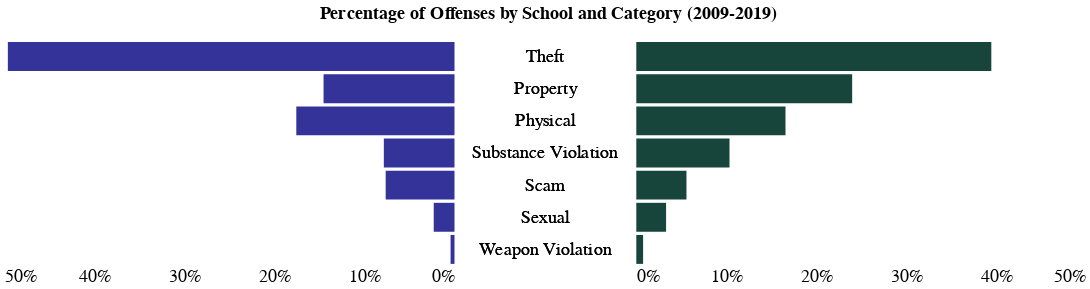

The cell this chart's notebook holds for it:
### Code cell
sort=['Theft', 'Property', 'Physical', 'Substance Violation', 'Scam', 'Sexual', 'Weapon Violation']

um_bar = alt.Chart(bar_data[bar_data['school']=='michigan']).mark_bar().encode(
 x=alt.X('pct:Q',
         title=None,
         sort='descending',
        axis=alt.Axis(tickSize=0,
                      format='%',
                      labelOpacity=1,
                      labelFontSize=20,
                      values=[0, .1, .2, .3, .4, .5]
                     )
        ),
    y = alt.Y('offense_map:N',
              axis=alt.Axis(title=None,
                            tickOpacity=0,
                           labelFontSize=0,
                           labelOpacity=0,
                           labels=False),
              sort=sort),
    color=alt.value('#333399')
).properties(width=500, height=250)

middle = alt.Chart(bar_data).encode(
    y=alt.Y('offense_map:N',
            axis=alt.Axis(title=None,
                          labels=False),
           sort=sort),
    text=alt.Text('offense_map:N',),
).mark_text(fontSize=20).properties(height=250)

msu_bar = alt.Chart(bar_data[bar_data['school']=='michigan state']).mark_bar().encode(
 x=alt.X('pct:Q',
         sort='ascending',
         title=None,
         scale=alt.Scale(domain=[0,.5]),
        axis=alt.Axis(format='%',
                      tickSize=0,
                      tickOpacity=0,
                      labelOpacity=1,
                      labelFontSize=20,
                      values=[0, .1, .2, .3, .4, .5]
                     )
        ),
    y = alt.Y('offense_map:N',
              axis=alt.Axis(title=None,
                            tickOpacity=0,
                            tickSize=0,
                            tickCount=5,
                            labels=False,
                           labelOpacity=0),
              sort=sort,
             title=None),
    color=alt.value('#18453B')
    ).properties(width=500, height=250)

off_comparison=alt.hconcat(um_bar, middle, msu_bar,
                            title=alt.TitleParams(text="Percentage of Offenses by School and Category (2009-2019)", dx=350, fontSize=20, offset=20))
off_comparison.configure_axis(
    grid=False,
    domain=False,
    tickOpacity=0,
    tickSize=0,
    labelFontSize=20,
    titleFontSize=20
).configure_view(
    strokeWidth=0
)

### Figure 1 — Vega-Lite specification as saved in the notebook (floating-point values rounded to 4 significant figures)
{"config": {"view": {"continuousWidth": 400, "continuousHeight": 300, "strokeWidth": 0}, "axis": {"domain": false, "grid": false, "labelFontSize": 20, "tickOpacity": 0, "tickSize": 0, "titleFontSize": 20}}, "hconcat": [{"data": {"name": "data-01c577717450e108d8ae0228c6e1a4c3"}, "mark": "bar", "encoding": {"color": {"value": "#333399"}, "x": {"type": "quantitative", "axis": {"format": "%", "labelFontSize": 20, "labelOpacity": 1, "tickSize": 0, "values": [0, 0.1, 0.2, 0.3, 0.4, 0.5]}, "field": "pct", "sort": "descending", "title": null}, "y": {"type": "nominal", "axis": {"labelFontSize": 0, "labelOpacity": 0, "labels": false, "tickOpacity": 0, "title": null}, "field": "offense_map", "sort": ["Theft", "Property", "Physical", "Substance Violation", "Scam", "Sexual", "Weapon Violation"]}}, "height": 250, "width": 500}, {"data": {"name": "data-4ebde55562d9b1c25848710850b5a9d4"}, "mark": {"type": "text", "fontSize": 20}, "encoding": {"text": {"type": "nominal", "field": "offense_map"}, "y": {"type": "nominal", "axis": {"labels": false, "title": null}, "field": "offense_map", "sort": ["Theft", "Property", "Physical", "Substance Violation", "Scam", "Sexual", "Weapon Violation"]}}, "height": 250}, {"data": {"name": "data-4ea7596239d13f422395a5107afb43f1"}, "mark": "bar", "encoding": {"color": {"value": "#18453B"}, "x": {"type": "quantitative", "axis": {"format": "%", "labelFontSize": 20, "labelOpacity": 1, "tickOpacity": 0, "tickSize": 0, "values": [0, 0.1, 0.2, 0.3, 0.4, 0.5]}, "field": "pct", "scale": {"domain": [0, 0.5]}, "sort": "ascending", "title": null}, "y": {"type": "nominal", "axis": {"labelOpacity": 0, "labels": false, "tickCount": 5, "tickOpacity": 0, "tickSize": 0, "title": null}, "field": "offense_map", "sort": ["Theft", "Property", "Physical", "Substance Violation", "Scam", "Sexual", "Weapon Violation"], "title": null}}, "height": 250, "width": 500}], "title": {"text": "Percentage of Offenses by School and Category (2009-2019)", "dx": 350, "fontSize": 20, "offset": 20}, "$schema": "https://vega.github.io/schema/vega-lite/v4.8.1.json", "datasets": {"data-01c577717450e108d8ae0228c6e1a4c3": [{"school": "michigan", "offense_map": "Theft", "offense_id": 1934, "pct": 0.4963}, {"school": "michigan", "offense_map": "Physical", "offense_id": 685, "pct": 0.1758}, {"school": "michigan", "offense_map": "Property", "offense_id": 567, "pct": 0.1455}, {"school": "michigan", "offense_map": "Substance Violation", "offense_id": 306, "pct": 0.07852}, {"school": "michigan", "offense_map": "Scam", "offense_id": 298, "pct": 0.07647}, {"school": "michigan", "offense_map": "Sexual", "offense_id": 90, "pct": 0.02309}, {"school": "michigan", "offense_map": "Weapon Violation", "offense_id": 17, "pct": 0.004362}], "data-4ebde55562d9b1c25848710850b5a9d4": [{"school": "michigan state", "offense_map": "Theft", "offense_id": 1097, "pct": 0.3945}, {"school": "michigan state", "offense_map": "Property", "offense_id": 667, "pct": 0.2398}, {"school": "michigan state", "offense_map": "Physical", "offense_id": 461, "pct": 0.1658}, {"school": "michigan state", "offense_map": "Substance Violation", "offense_id": 288, "pct": 0.1036}, {"school": "michigan state", "offense_map": "Scam", "offense_id": 155, "pct": 0.05574}, {"school": "michigan state", "offense_map": "Sexual", "offense_id": 92, "pct": 0.03308}, {"school": "michigan state", "offense_map": "Weapon Violation", "offense_id": 21, "pct": 0.007551}, {"school": "michigan", "offense_map": "Theft", "offense_id": 1934, "pct": 0.4963}, {"school": "michigan", "offense_map": "Physical", "offense_id": 685, "pct": 0.1758}, {"school": "michigan", "offense_map": "Property", "offense_id": 567, "pct": 0.1455}, {"school": "michigan", "offense_map": "Substance Violation", "offense_id": 306, "pct": 0.07852}, {"school": "michigan", "offense_map": "Scam", "offense_id": 298, "pct": 0.07647}, {"school": "michigan", "offense_map": "Sexual", "offense_id": 90, "pct": 0.02309}, {"school": "michigan", "offense_map": "Weapon Violation", "offense_id": 17, "pct": 0.004362}], "data-4ea7596239d13f422395a5107afb43f1": [{"school": "michigan state", "offense_map": "Theft", "offense_id": 1097, "pct": 0.3945}, {"school": "michigan state", "offense_map": "Property", "offense_id": 667, "pct": 0.2398}, {"school": "michigan state", "offense_map": "Physical", "offense_id": 461, "pct": 0.1658}, {"school": "michigan state", "offense_map": "Substance Violation", "offense_id": 288, "pct": 0.1036}, {"school": "michigan state", "offense_map": "Scam", "offense_id": 155, "pct": 0.05574}, {"school": "michigan state", "offense_map": "Sexual", "offense_id": 92, "pct": 0.03308}, {"school": "michigan state", "offense_map": "Weapon Violation", "offense_id": 21, "pct": 0.007551}]}}
